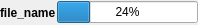
<?xml version="1.0" encoding="UTF-8"?>
<ui version="4.0">
 <class>Form</class>
 <widget class="QWidget" name="Form">
  <property name="geometry">
   <rect>
    <x>0</x>
    <y>0</y>
    <width>198</width>
    <height>25</height>
   </rect>
  </property>
  <property name="windowTitle">
   <string>Form</string>
  </property>
  <layout class="QHBoxLayout" name="horizontalLayout">
   <property name="spacing">
    <number>1</number>
   </property>
   <property name="margin">
    <number>0</number>
   </property>
   <item>
    <widget class="QLabel" name="FilenameLabel">
     <property name="font">
      <font>
       <weight>75</weight>
       <bold>true</bold>
      </font>
     </property>
     <property name="text">
      <string>file_name</string>
     </property>
    </widget>
   </item>
   <item>
    <widget class="QProgressBar" name="ProgressBar">
     <property name="sizePolicy">
      <sizepolicy hsizetype="Expanding" vsizetype="Fixed">
       <horstretch>0</horstretch>
       <verstretch>0</verstretch>
      </sizepolicy>
     </property>
     <property name="value">
      <number>24</number>
     </property>
    </widget>
   </item>
  </layout>
 </widget>
 <resources/>
 <connections/>
</ui>
